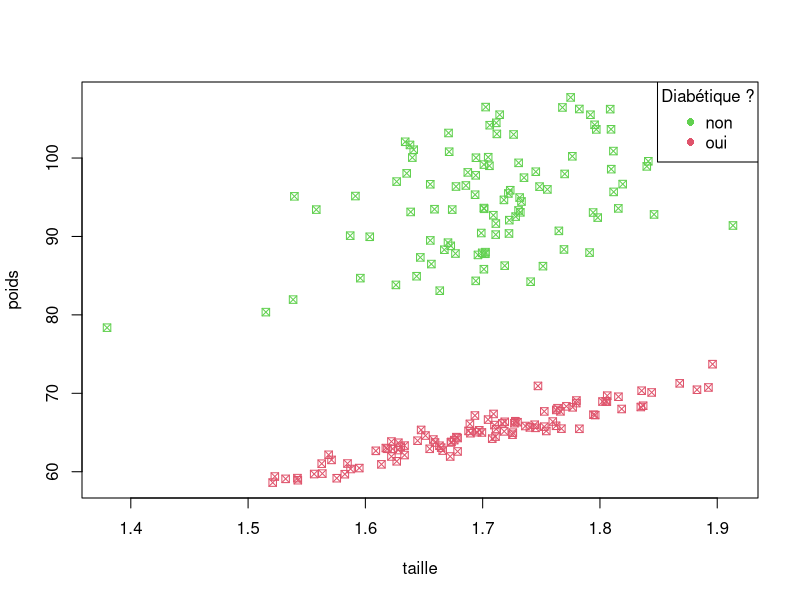
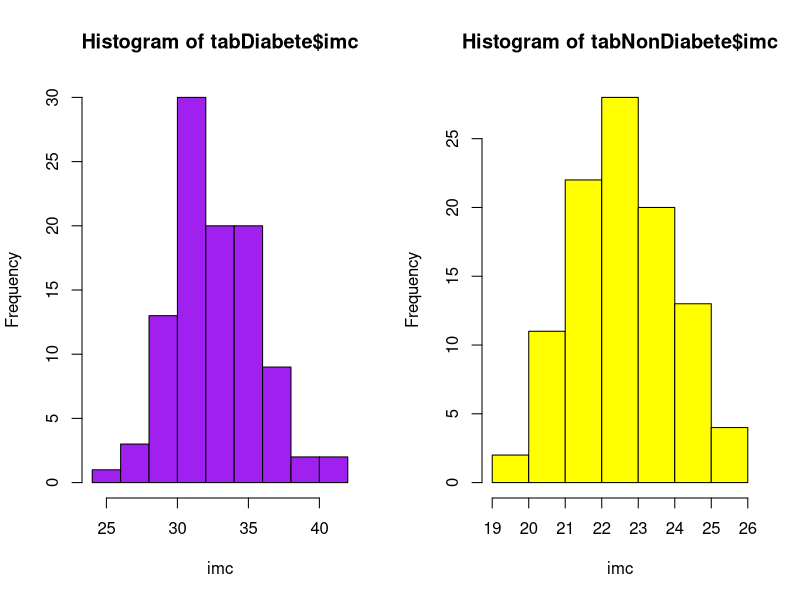

Recreate these plots in R, in order.
## ---- chunk 1
knitr::opts_chunk$set(echo = F)
## ---- chunk 2
tab <- read.csv("imc.csv", header=TRUE, sep=";")
attach(tab)

## ---- chunk 3
imc <- function(poids,taille){

    if(poids > 0 && taille >0){
        round(calcul_imc <- poids / (taille*taille))
        return(calcul_imc)
    } else {
      
        return(warning("L'un des arguments et négative"))
    }
}

## ---- chunk 4
#mapply(tab,2, MoreArgs=list(poids,taille))

i<-1
imc_patient = c()

while(i <= nrow(tab)){
  p <- poids[i]
  t <- taille[i]

  imc_patient <- append(imc_patient, imc(p,t))
  
  i<- i + 1
}

imc_patient
## ---- chunk 5

correlation= cor.test(poids, taille)
print(correlation)
correlation = correlation$p.value

if( (-0.5) <= correlation && correlation <= 0.5)
  { 
  print("Il y'a une faible corrélation") 
  } else if(0.5 < correlation && corelation <=1)
  {
  print("Il y'a une Forte corrélation") 
  } else
  {
  print("Il y'a pas de corrélation") 
  }

## ---- chunk 6

diabete <- as.factor(diabete)
plot(taille, 
     poids,
     col = as.integer(diabete) + 1,
     pch = 7, 
     xlab = "taille",
     ylab = "poids",
     )

legend("topright",
       legend = levels(diabete),
       col = 3:2,
       pch = 16,
       title = "Diabétique ?")
## ---- chunk 7
tab$imc <- imc_patient

tabDiabete <- subset(tab, diabete=="oui")
tabNonDiabete <- subset(tab, diabete=="non")

par(mfrow=c(1,2))

hist(
  tabDiabete$imc,
  xlab="imc",
  col="purple"
  )

hist(
  tabNonDiabete$imc,
  xlab="imc",
  col="yellow"
  )

## ---- chunk 8

grpDiabete <- subset(tab, diabete == "oui")$taille
grpNonDiabete <- subset(tab, diabete == "non")$taille

res <- t.test(grpDiabete, grpNonDiabete)
print(res)

if (res$p.value < 0.05) {
  print("La différence d'IMC entre les groupes est significative")
} else {
  print("La différence d'IMC entre les groupes n'est pas significative")
}

